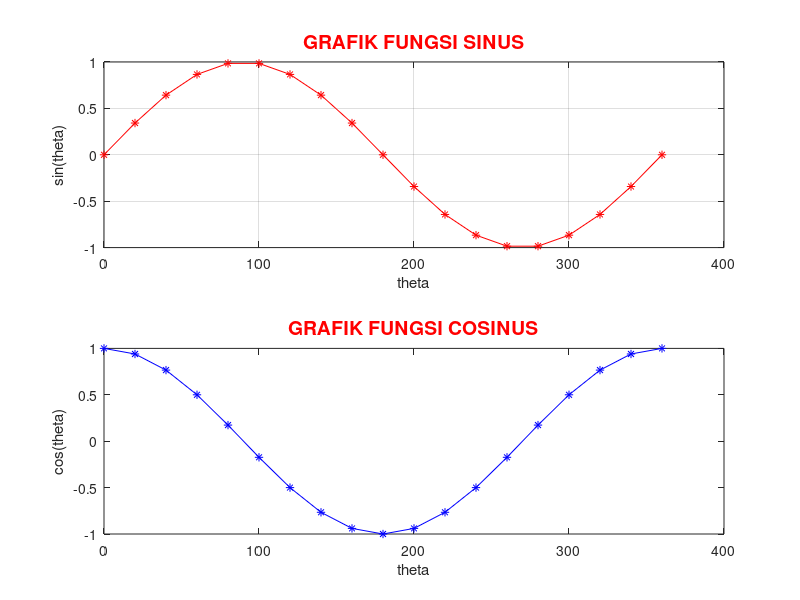

Write MATLAB code to recreate this figure.
theta = [0:20:360];
Siny = sin(theta*pi/180);
Cosy = cos(theta*pi/180);

subplot(2,1,1);
plot(theta,Siny,"-r*");
xlabel("theta");
ylabel("sin(theta)");
title("GRAFIK FUNGSI SINUS","fontsize",14,"color","r")

grid on

subplot(2,1,2);
plot(theta,Cosy,"-b*");
xlabel("theta");
ylabel("cos(theta)");
title("GRAFIK FUNGSI COSINUS","fontsize",14,"color","r")